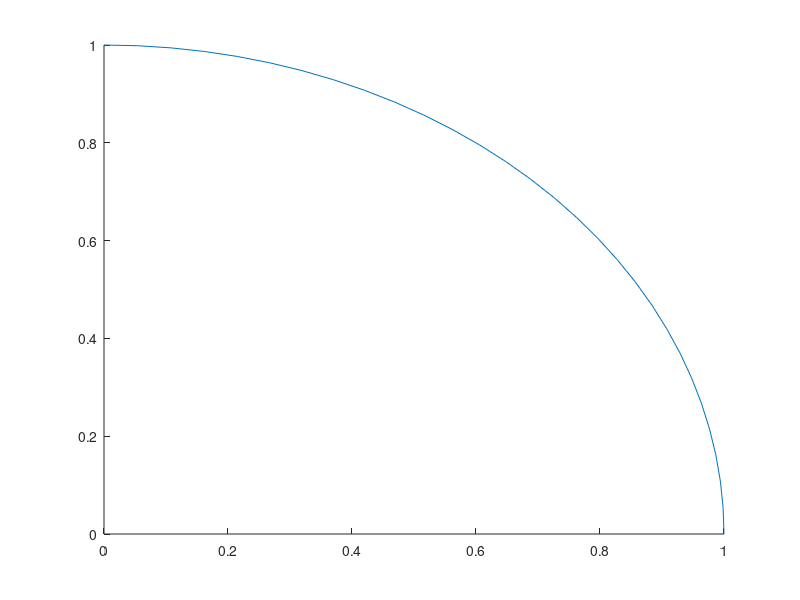

Write MATLAB code to recreate this figure.
 % Line info
 % nps=          30
 % sta=   1.00000000000000       0.000000000000000E+000  0.000000000000000E+000
 % end=  0.000000000000000E+000   1.00000000000000       0.000000000000000E+000
 % L01= F
 curve=[
   1.00000000000000       0.000000000000000E+000  0.000000000000000E+000
  0.998533413851124       5.413890858541753E-002  0.000000000000000E+000
  0.994137957154360       0.108119018423942       0.000000000000000E+000
  0.986826522541526       0.161781996552765       0.000000000000000E+000
  0.976620555710087       0.214970440211024       0.000000000000000E+000
  0.963549992519223       0.267528338529221       0.000000000000000E+000
  0.947653171182802       0.319301530135980       0.000000000000000E+000
  0.928976719816791       0.370138155339914       0.000000000000000E+000
  0.907575419670957       0.419889101560265       0.000000000000000E+000
  0.883512044446023       0.468408440699790       0.000000000000000E+000
  0.856857176167589       0.515553857177022       0.000000000000000E+000
  0.827688998156891       0.561187065362382       0.000000000000000E+000
  0.796093065705644       0.605174215193765       0.000000000000000E+000
  0.762162055127636       0.647386284781828       0.000000000000000E+000
  0.725995491923131       0.687699458853423       0.000000000000000E+000
  0.687699458853423       0.725995491923131       0.000000000000000E+000
  0.647386284781828       0.762162055127636       0.000000000000000E+000
  0.605174215193765       0.796093065705644       0.000000000000000E+000
  0.561187065362382       0.827688998156891       0.000000000000000E+000
  0.515553857177022       0.856857176167589       0.000000000000000E+000
  0.468408440699790       0.883512044446023       0.000000000000000E+000
  0.419889101560265       0.907575419670957       0.000000000000000E+000
  0.370138155339915       0.928976719816791       0.000000000000000E+000
  0.319301530135980       0.947653171182802       0.000000000000000E+000
  0.267528338529221       0.963549992519223       0.000000000000000E+000
  0.214970440211024       0.976620555710087       0.000000000000000E+000
  0.161781996552765       0.986826522541526       0.000000000000000E+000
  0.108119018423942       0.994137957154360       0.000000000000000E+000
  5.413890858541761E-002  0.998533413851124       0.000000000000000E+000
  6.123233995736766E-017   1.00000000000000       0.000000000000000E+000
 ]
 line(curve(:,1),curve(:,2),curve(:,3))
